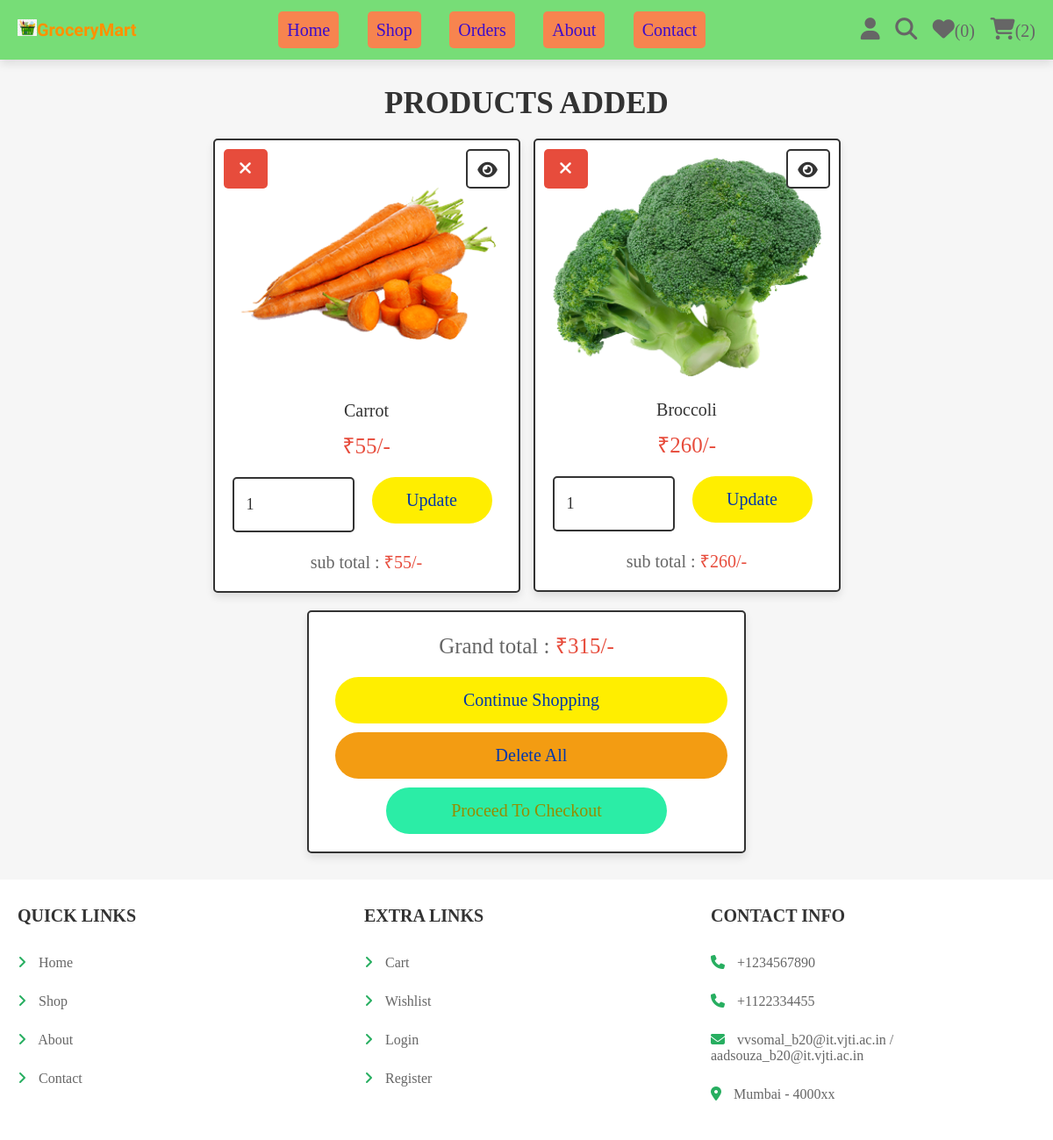
Screenshot of /cart.php (signed in) with the database file from the repository.
### tables this page shows
CREATE TABLE `cart` (
  `id` int(100) NOT NULL,
  `user_id` int(100) NOT NULL,
  `pid` int(100) NOT NULL,
  `name` varchar(100) NOT NULL,
  `price` int(100) NOT NULL,
  `quantity` int(100) NOT NULL,
  `image` varchar(100) NOT NULL
);

### cart.php (the view, shortened to what this page needs)
<?php
@include 'config.php';
$user_id = $_SESSION['user_id'];
?>
<!DOCTYPE html>
<html lang="en">
<head>
   <link rel="stylesheet" href="https://cdnjs.cloudflare.com/ajax/libs/font-awesome/6.1.1/css/all.min.css">
   <link rel="stylesheet" href="css/style.css">
</head>
<body>
<?php include 'header.php'; ?>
<section class="shopping-cart">
   <h1 class="title">Products Added</h1>
   <div class="box-container">
   <?php
      $grand_total = 0;
      $select_cart = $conn->prepare("SELECT * FROM `cart` WHERE user_id = ?");
      $select_cart->execute([$user_id]);
      if($select_cart->rowCount() > 0){
         while($fetch_cart = $select_cart->fetch(PDO::FETCH_ASSOC)){
   ?>
   <form action="" method="POST" class="box">
      <a href="cart.php?delete=<?= $fetch_cart['id']; ?>" class="fas fa-times" onclick="return confirm('delete this from cart?');"></a>
      <a href="view_page.php?pid=<?= $fetch_cart['pid']; ?>" class="fas fa-eye"></a>
      <img src="uploaded_img/<?= $fetch_cart['image']; ?>" alt="">
      <div class="name"><?= $fetch_cart['name']; ?></div>
      <div class="price">₹<?= $fetch_cart['price']; ?>/-</div>
      <div class="flex-btn">
         <input type="number" min="1" value="<?= $fetch_cart['quantity']; ?>" class="qty" name="p_qty">
         <input type="submit" value="update" name="update_qty" class="option-btn">
      </div>
      <div class="sub-total"> sub total : <span>₹<?= $sub_total = ($fetch_cart['price'] * $fetch_cart['quantity']); ?>/-</span> </div>
   </form>
   <?php
      $grand_total += $sub_total;
      }
   }else{
      echo '<p class="empty">your cart is empty</p>';
   }
   ?>
   </div>
   <div class="cart-total">
      <p>Grand total : <span>₹<?= $grand_total; ?>/-</span></p>
      <a href="shop.php" class="option-btn">continue shopping</a>
      <a href="cart.php?delete_all" class="delete-btn <?= ($grand_total > 1)?'':'disabled'; ?>">delete all</a>
      <a href="checkout.php" class="btn <?= ($grand_total > 1)?'':'disabled'; ?>">proceed to checkout</a>
   </div>
</section>
<?php include 'footer.php'; ?>
</body>
</html>

### css/style.css (style rules this page uses)
.shopping-cart .box-container { display: grid; grid-template-columns: repeat(auto-fit, 35rem); gap:1.5rem; justify-content: center; align-items: flex-start; }
.shopping-cart .box-container .box { padding:2rem; text-align: center; border:var(--border); background-color: var(--white); box-shadow: var(--box-shadow); border-radius: .5rem; position: relative; }
.shopping-cart .box-container .box .price { padding:1rem 0; color:var(--red); font-size: 2.5rem; }
.shopping-cart .box-container .box .fa-eye { position: absolute; top:1rem; right:1rem; border-radius: .5rem; height: 4.5rem; line-height: 4.3rem; width: 5rem; border:var(--border); color:var(--black); font-size: 2rem; background-color: var(--white); }
.shopping-cart .box-container .box .fa-times { position: absolute; top:1rem; left:1rem; border-radius: .5rem; height: 4.5rem; line-height: 4.3rem; width: 5rem; color:var(--white); font-size: 2rem; background-color: var(--red); }
.shopping-cart .box-container .box img { width: 100%; margin-bottom: 1rem; }
.shopping-cart .box-container .box .name { font-size: 2rem; color:var(--black); padding-top: 1rem; }
.shopping-cart .box-container .box .qty { margin-top: 1rem; border-radius: .5rem; padding:1.2rem 1.4rem; font-size: 1.8rem; color:var(--black); border:var(--border); width: 100%; }
.shopping-cart .box-container .sub-total { margin-top: 2rem; font-size: 2rem; color:var(--light-color); }
.shopping-cart .box-container .sub-total span { color:var(--red); }
.shopping-cart .cart-total { max-width: 50rem; margin: 0 auto; margin-top: 2rem; padding:2rem; text-align: center; border:var(--border); background-color: var(--white); box-shadow: var(--box-shadow); border-radius: .5rem; }
.shopping-cart .cart-total p { margin-bottom: 2rem; font-size: 2.5rem; color:var(--light-color); }
.shopping-cart .cart-total p span { color:var(--red); }

### css/components.css (style rules this page uses)
:root { --green:#27ae60; --orange:#f39c12; --red:#e74c3c; --black:#333; --light-color:#666; --white:#fff; --light-bg:#f6f6f6; --border:.2rem solid var(--black); --box-shadow:0 .5rem 1rem rgba(0,0,0,.1); }
* { font-family:Georgia, 'Times New Roman', Times, serif; margin:0; padding:0; box-sizing: border-box; outline: none; border:none; text-decoration: none; color:var(--black); }
body { background-color: var(--light-bg); }
html { font-size: 62.5%; overflow-x: hidden; scroll-behavior: smooth; scroll-padding-top: 6.5rem; }
section { padding:3rem 2rem; max-width: 1200px; margin:0 auto; }
.btn, .delete-btn, .option-btn { display: block; width: 98%; margin:1rem; border-radius:3rem; color:rgb(2, 55, 170); font-size: 2rem; padding:1.5rem; text-transform: capitalize; cursor: pointer; text-align: center; }
.btn { display: block; width: 70%; padding: 15px 20px; margin:auto; margin-top:10px; text-align: center; border: none; background: #2beda6; outline: none; border-radius: 30px; font-size: 2rem; color: rgb(149, 141, 0); cursor: pointer; transition: .3s; }
.delete-btn { background-color: #f39c12; }
.option-btn { background-color: rgb(255, 238, 0); }
.flex-btn { display: flex; flex-wrap: wrap; gap:1rem; }
.flex-btn > * { flex:1; }
.title { text-align: center; margin-bottom: 2rem; text-transform: uppercase; color:var(--black); font-size: 3.5rem; }

### rows the page displays
cart: image (picture), name "Carrot", price "55", p_qty "1"
cart: image (picture), name "Broccoli", price "260", p_qty "1"

### other values shown
$count_wishlist_items->rowCount() "0"
$count_cart_items->rowCount() "2"
$grand_total "315"
